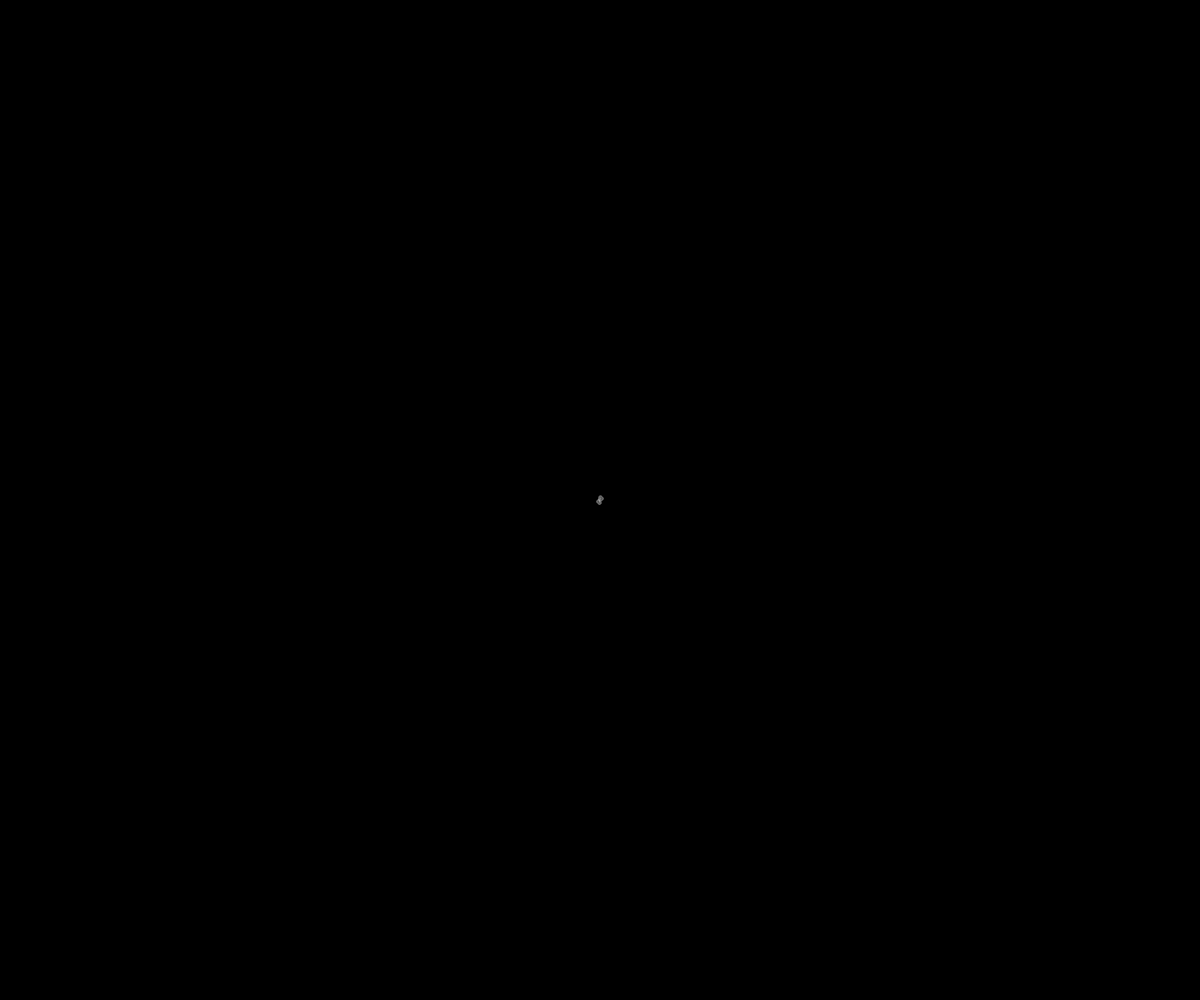
Frame 1 (no input)
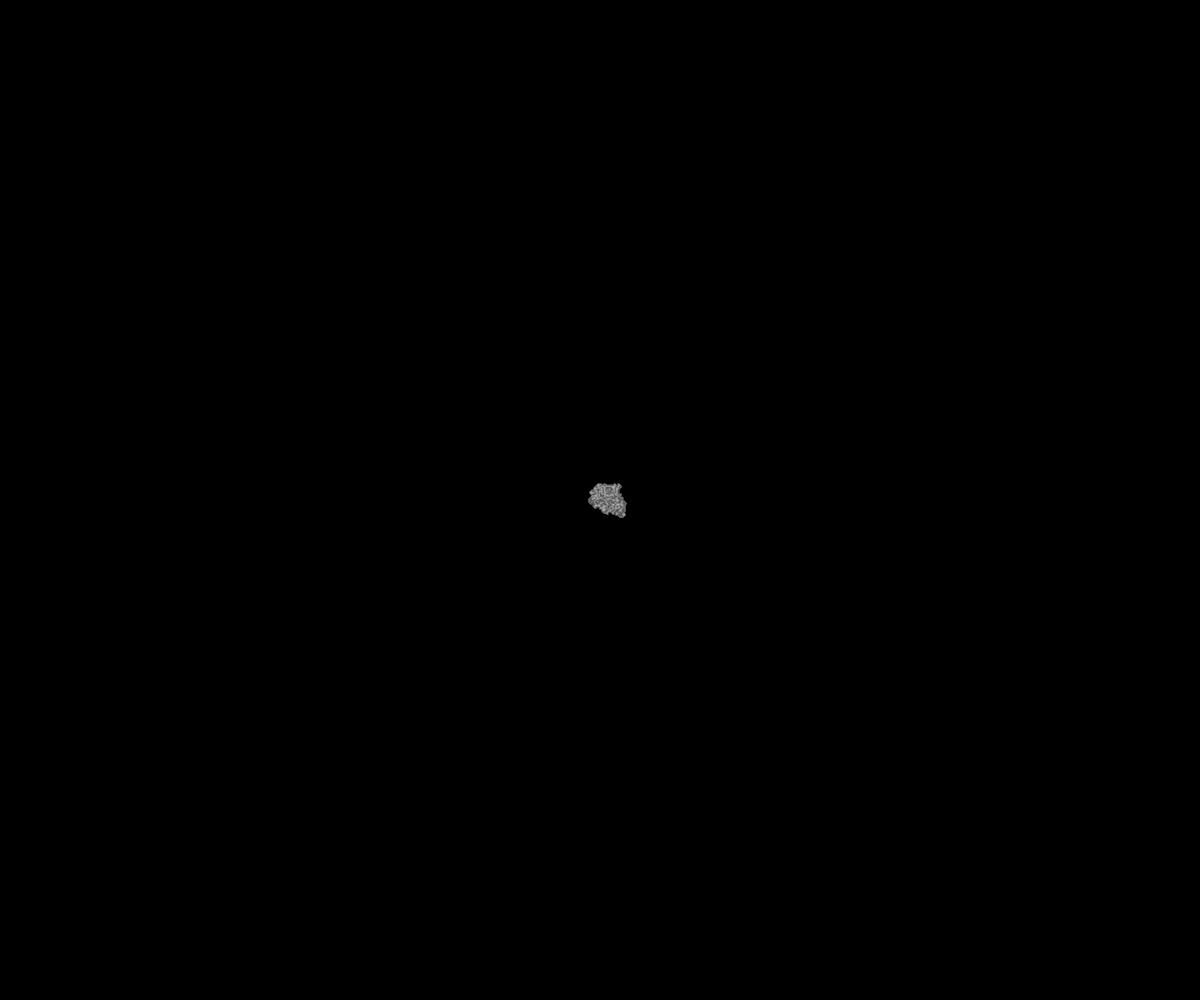
Frame 60 (no input)
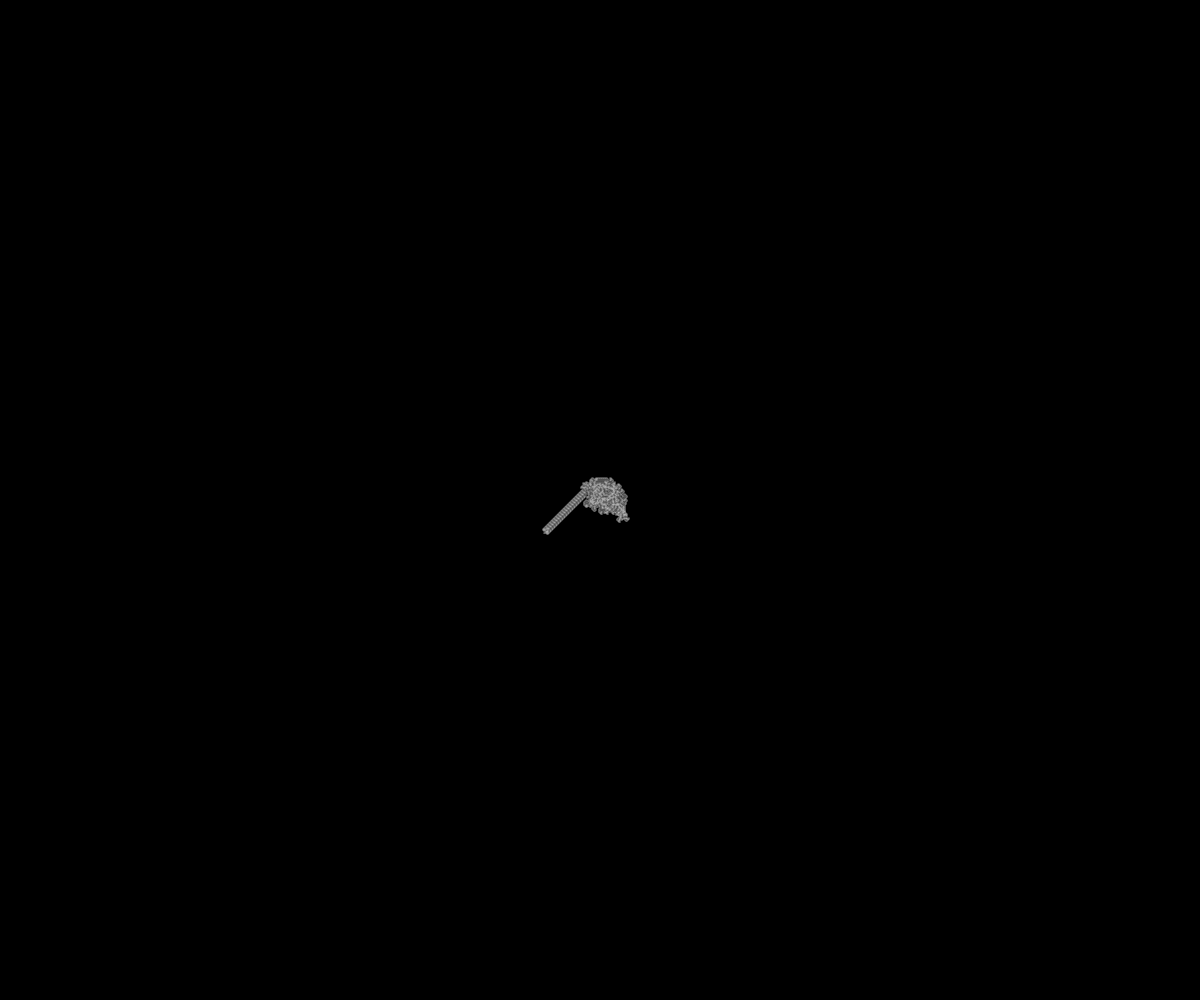
Frame 120 (the mouse pressed at the canvas centre since frame 60)

The p5.js sketch that drew these frames (run headless with seeded random() and noise() and a simulated clock; from frame 60 on, the mouse is pressed at the canvas centre):

// p5.js sketch
// ── sketch.js
/**
 * Implement Langton's Ant
 *
 * https://en.wikipedia.org/wiki/Langton%27s_ant
 * https://www.youtube.com/watch?v=NWBToaXK5T0
 */

const ANTUP = 0
const ANTRIGHT = 1
const ANTDOWN = 2
const ANTLEFT = 3

let grid
let x
let y
let dir

function setup() {
  createCanvas(windowWidth, windowHeight)
  background(0)

  grid = make2DArray(width, height)
  // Location of the ant at the begining
  x = width/2
  y = height/2
  dir = ANTUP
}

function draw() {
  for (let n = 0; n < 100; n++) {
    let state = grid[x][y]
    if (state == 0) {
      turnRight()
      grid[x][y] = 1
      stroke(255)
    } else if (state == 1) {
      turnLeft()
      grid[x][y] = 0
      stroke(0)
    }
    point(x, y)
    moveForward()
  }
}

function moveForward () {
  switch (dir) {
    case ANTUP:
      y--
      break
    case ANTRIGHT:
      x++
      break
    case ANTDOWN:
      y++
      break
    case ANTLEFT:
      x--
      break
  }

  if (x > width - 1) {
    x = 0
  } else if (x < 0) {
    x = width - 1
  }

  if (y > height - 1) {
    y = 0
  } else if (y < 0) {
    y = height - 1
  }
}

function turnRight () {
  dir++
  if (dir > ANTLEFT) {
    dir = ANTUP
  }
}

function turnLeft () {
  dir--
  if (dir < ANTUP) {
    dir = ANTLEFT
  }
}

function make2DArray(cols, rows) {
  let arr = new Array(cols)
  for (let i = 0; i < arr.length; i++) {
    arr[i] = new Array(rows)
    for (let j = 0; j < arr[i].length; j++) {
      arr[i][j] = 0
    }
  }
  return arr
}
